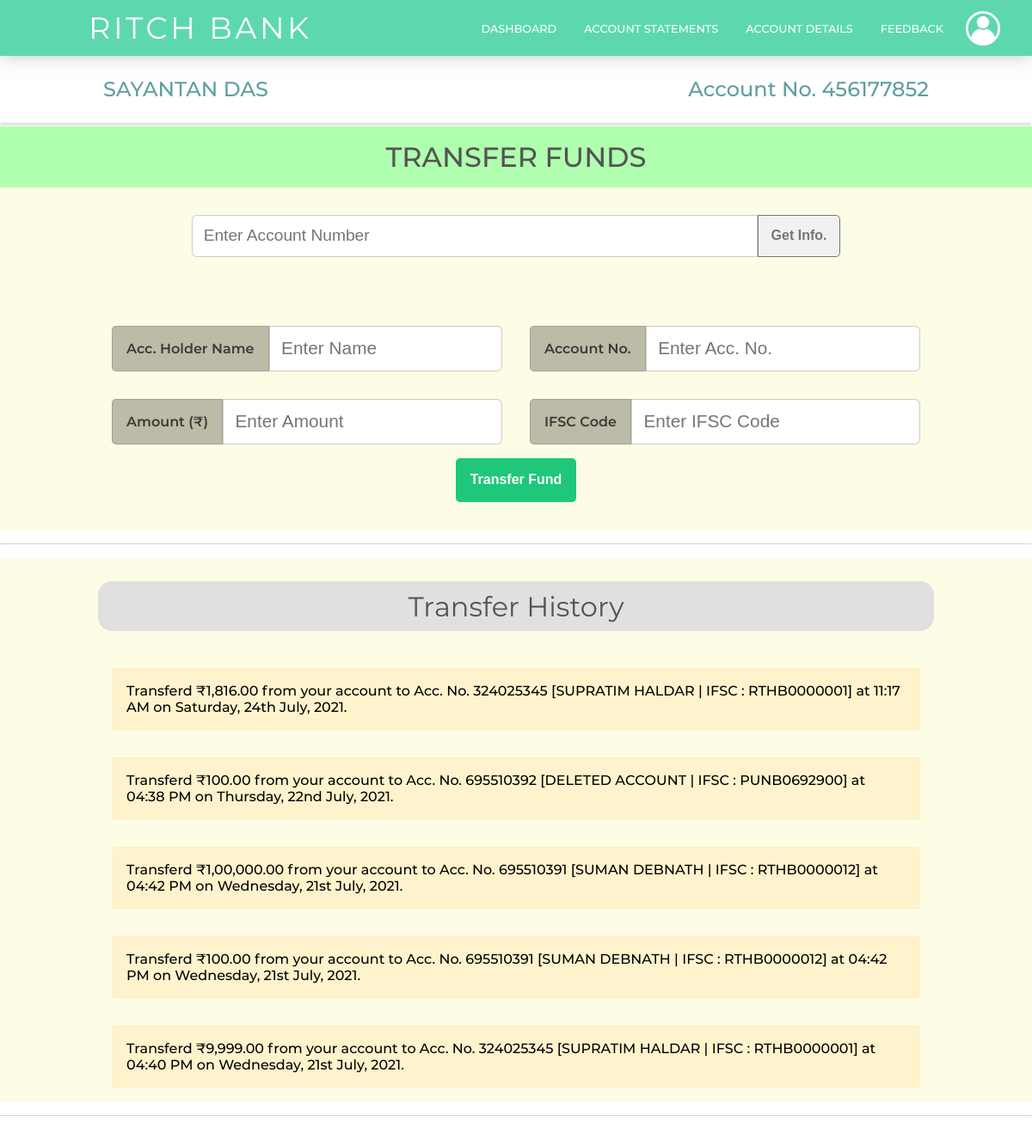
The page /client/client-transfer.php (signed in) on the database its author committed.
### tables this page shows
CREATE TABLE `clientaccounts` (
  `id` int(4) NOT NULL,
  `email` varchar(30) NOT NULL,
  `password` varchar(255) NOT NULL,
  `first_name` varchar(50) NOT NULL,
  `last_name` varchar(50) NOT NULL,
  `gender` varchar(50) NOT NULL,
  `dob` date NOT NULL,
  `balance` double NOT NULL,
  `aadhaar_no` bigint(50) NOT NULL,
  `contact_no` bigint(50) NOT NULL,
  `state` varchar(50) NOT NULL,
  `district` varchar(50) NOT NULL,
  `city` varchar(50) NOT NULL,
  `pincode` int(50) NOT NULL,
  `address` varchar(255) NOT NULL,
  `source` varchar(50) NOT NULL,
  `account_no` bigint(50) NOT NULL,
  `account_type` varchar(50) NOT NULL,
  `branch_id` int(50) NOT NULL,
  `date` datetime NOT NULL
);

CREATE TABLE `transclient` (
  `trans_id` int(50) NOT NULL,
  `action` varchar(50) NOT NULL,
  `from_name` varchar(255) NOT NULL,
  `from_ifsc` varchar(11) NOT NULL,
  `to_name` varchar(255) NOT NULL,
  `to_ifsc` varchar(11) NOT NULL,
  `from_account` bigint(50) NOT NULL,
  `to_account` bigint(50) NOT NULL,
  `trans_amount` bigint(50) NOT NULL,
  `date` timestamp NOT NULL DEFAULT current_timestamp()
);

### client/client-transfer.php (the view, shortened to what this page needs)
<?php
	include "../backend/connect.php";
?>
<!DOCTYPE html>
<html>
<head>
    <link rel="stylesheet" href="../css/style.css">
</head>
<body>
	<header>
        <hi class="logo">RITCH BANK</hi>
        <nav>
            <ul>
                <li><a href="client-dashboard.php">Dashboard</a></li>
                <li><a href="client-trans-details.php">Account Statements</a></li>
                <li><a href="client-account-details.php">Account Details</a></li>
                <li><a href="#">Feedback</a></li>
                </ul>
        </nav>
        <div class="login">
            <ul>
                <li><a href="#/"><img class="profile-icon" src="../img/Profile-icon.png" alt="NO img"></a>
                </li>
            </ul>
        </div>
    </header>
	<main>
        <section class="breadcrumbs">
            <div class="breadcrumbs-title">
                <?php
                        $ar = $con->query("SELECT * FROM `clientAccounts` WHERE `id` = '$_SESSION[clientId]' LIMIT 1");
                        $userData = $ar->fetch_assoc();
                        echo "  <h2>".$userData['first_name']." ".$userData['last_name']."</h2>
                                <h2>Account No. ".$userData['account_no']."</h2>";
                    ?>
            </div>
        </section>
        <hr class="breadcrumbs-hr">
		<section class="container-color-funds">
            <h1>Transfer Funds</h1>
			<div class="container">
                <form action="" method="post" class="search-control">
                    <input type="number" class="search-bar" name="account_no_find" placeholder="Enter Account Number" required/>
                    <button class="btn btn-find" name="find-account" type="submit">Get Info.</button>
                </form>
                <form action="../backend/transfer-fund.php?client=client" method="POST" class="input-control">
                	<div class="row" style="width: 50%;">
                	    <label for="" class="input-label">Acc. Holder Name</label>
                        <input type="text" name="name" class="input-inputbar" placeholder="Enter Name" style="text-transform: uppercase;" required/>
                    </div>
                	<div class="row" style="width: 50%;">
                	    <label for="" class="input-label">Account No.</label>
                        <input type="number" name="to_account" class="input-inputbar" placeholder="Enter Acc. No." required/>
                    </div>
                    <div class="row" style="width: 50%;">
						<label for="" class="input-label">Amount (&#x20b9;)</label>
                        <input type="number" name="amount" min="1" class="input-inputbar" placeholder="Enter Amount" required/>
                    </div>
                    <div class="row" style="width: 50%;">
						<label for="" class="input-label">IFSC Code</label>
                        <input type="text" name="ifsc" minlength="11" maxlength="11" class="input-inputbar" placeholder="Enter IFSC Code" style="text-transform: uppercase;" required/>
                    </div>
                    <button type='sunmit' name="transfer-fund-nav" class="btn btn-view" id="btn-form-submit">Transfer Fund</button>
                </form>
			</div>
		</section>
        <hr>
		<section class="container-color-funds">
			<div class="container">
				<h2>Transfer History</h2>
				<?php
					$ar = $con->query("SELECT * FROM `clientAccounts` WHERE `clientAccounts`.`id` = '$_SESSION[clientId]'");
					$userData = $ar->fetch_assoc();
                    $array = $con->query("SELECT * FROM `transClient` WHERE `transClient`.`from_account` = '$userData[account_no]' OR `transClient`.`to_account` = '$userData[account_no]' ORDER BY `date` DESC");
                    if ($array->num_rows > 0)
                    {
                        while ($row = $array->fetch_assoc())
                        {
                            if ($row['action'] == 'transfer' &&  $row['from_account'] == $userData['account_no'])
                            {
                                ?>
                                <div class='content' id='content-div2'>
                                    Transferd <span class='balTransfered'></span> from your account to Acc. No. <?php $time = date("h:i A", strtotime($row['date'])); $date = date("l, jS F, Y", strtotime($row['date'])); echo $row['to_account']." [".$row['to_name']." | IFSC : ".$row['to_ifsc']."] at ".$time." on ".$date."."; ?>
                                </div>
                                <?php
                            }
						}
                    }
                    else
                        echo "  <div class='content' id='content-div5'>
                                    No Transfers Yet.
                                </div>";
                    ?>
			</div>
		</section>
        <hr>
	</main>
	<footer></footer>
</body>
</html>

### rows shown on the page
clientaccounts: first_name "SAYANTAN", last_name "DAS", account_no "456177852"
transclient: to_account "324025345", to_name "SUPRATIM HALDAR", to_ifsc "RTHB0000001", date "11:17 AM", date "Saturday, 24th July, 2021"
transclient: to_account "695510392", to_name "DELETED ACCOUNT", to_ifsc "PUNB0692900", date "04:38 PM", date "Thursday, 22nd July, 2021"
transclient: to_account "695510391", to_name "SUMAN DEBNATH", to_ifsc "RTHB0000012", date "04:42 PM", date "Wednesday, 21st July, 2021"
transclient: to_account "695510391", to_name "SUMAN DEBNATH", to_ifsc "RTHB0000012", date "04:42 PM", date "Wednesday, 21st July, 2021"
transclient: to_account "324025345", to_name "SUPRATIM HALDAR", to_ifsc "RTHB0000001", date "04:40 PM", date "Wednesday, 21st July, 2021"
